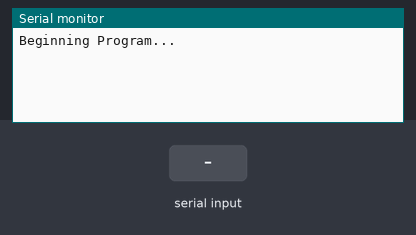
The sketch below on a simulated Arduino Uno, built with avr-gcc and run on an emulated ATmega328P. On the bench: the last lines printed to the serial monitor. The inputs (shaded band) are chosen by the test bench.

Above: at 1.2 s.
1.3 s: "1" received over the second serial link
At 2.3 s:
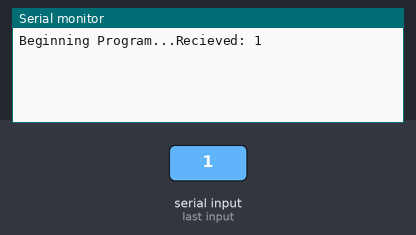
2.8 s: "0" received over the second serial link
At 3.6 s:
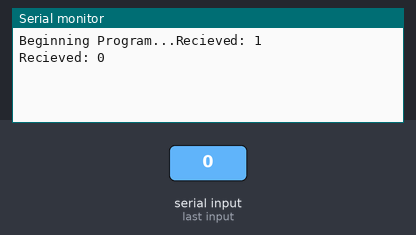
4.3 s: "2" received over the second serial link
At 4.9 s:
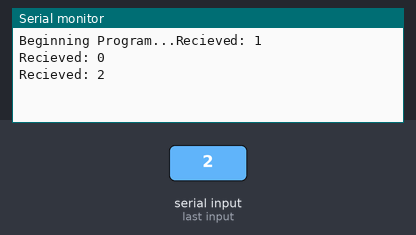

Measured:
- after the input at 1.3 s, the serial monitor: prints a new line at once (image 1)
- after the input at 2.8 s, the serial monitor: prints a new line at once (image 2)
- after the input at 4.3 s, the serial monitor: prints a new line at once (image 3)

The sketch:

proto_mash.ino
```cpp
#include <SoftwareSerial.h>

#define RxPin 5
#define TxPin 6

// Inter-module serial port:
//  facilitates communication between transcievers
SoftwareSerial softSerial(RxPin, TxPin);

struct ProtoMash {
  unsigned char address : 8;
  unsigned char     CMD : 8;
  unsigned char payload : 8;
};

char byteRead;
unsigned char oldByteRead;

unsigned char sendByte;

char packets[3];

unsigned int pktIdx = 0;

void setup() {
  // Initialize the debug serial console
  Serial.begin(9600);

  // Initialize the inter-module serial port to 9600 baud
  //   to begin communicating with the other transciever
  softSerial.begin(9600);

  // Instruct the serial port begin listening for incoming data
  softSerial.listen();

  // Initialize our data variables to 0
  byteRead = 0;
  oldByteRead = 0;

  Serial.print("Beginning Program...");
}

void loop() {
  /*
  sendByte = 2;
  Serial.print("Recieved: ");
  Serial.println(sendByte);
  softSerial.write(sendByte);
  delay(20);

  sendByte = 1;
  Serial.print("Recieved: ");
  Serial.println(sendByte);
  softSerial.write(sendByte);
  delay(20);

  sendByte = 90;
  Serial.print("Recieved: ");
  Serial.println(sendByte);
  softSerial.write(sendByte);
  delay(20);
  */


  if (softSerial.available()) {
    byteRead = softSerial.read();

    Serial.print("Recieved: ");
    Serial.println(byteRead);

    //packets[pktIdx] = byteRead;

    //pktIdx++;
  }


  delay(10);
}
```
